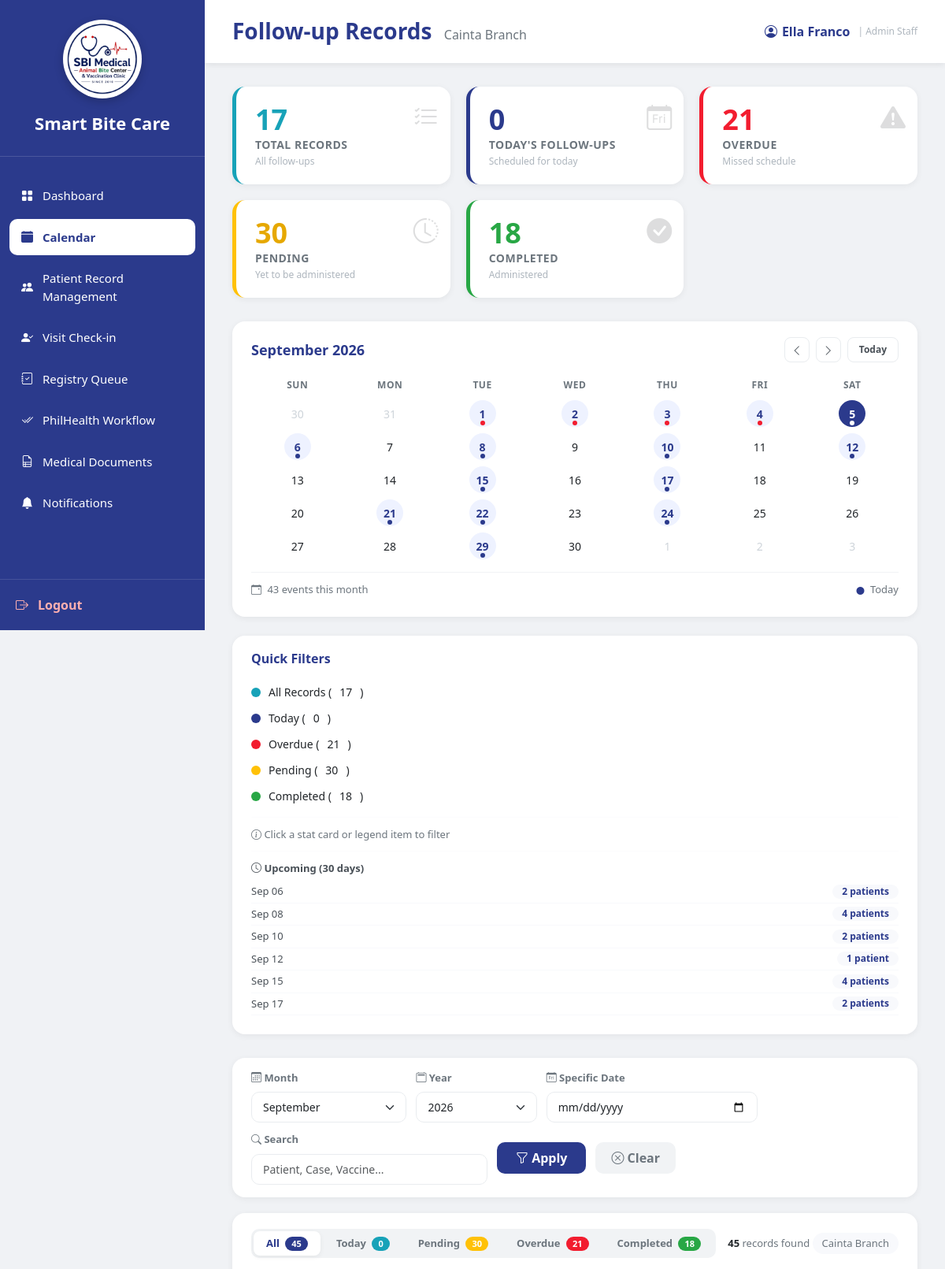
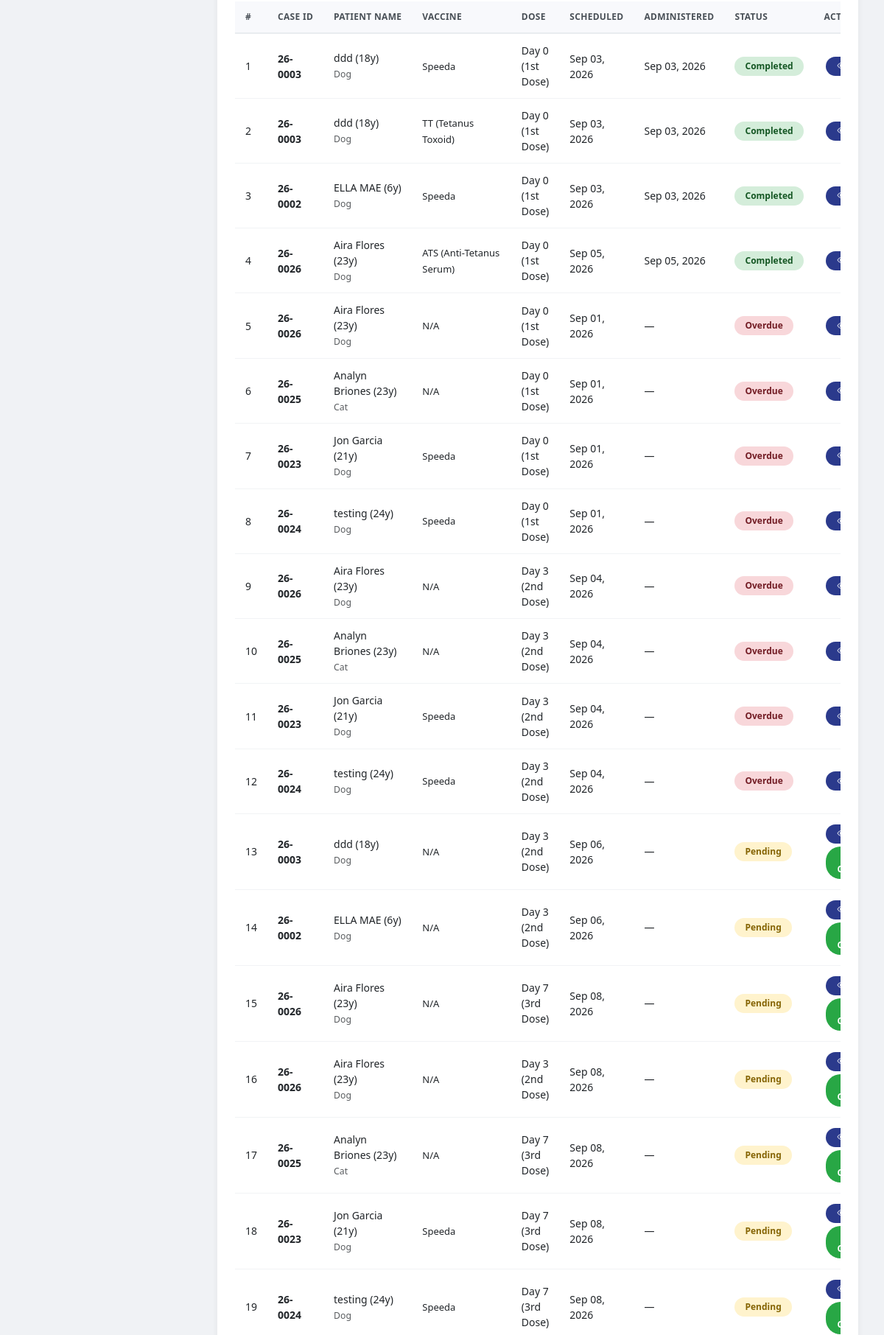
/AdminStaff_Calendar.php (signed in, upper part), run on the app's committed database (2 pictures, top to bottom).
### tables this page shows
CREATE TABLE `users` (
  `user_id` int(11) NOT NULL,
  `branch_id` varchar(10) DEFAULT NULL,
  `role_id` int(11) NOT NULL,
  `username` varchar(100) NOT NULL,
  `email` varchar(255) NOT NULL,
  `password` varchar(255) NOT NULL,
  `status` enum('Active','Inactive') DEFAULT 'Active',
  `created_at` timestamp NOT NULL DEFAULT current_timestamp(),
  `last_login` datetime DEFAULT NULL
);

CREATE TABLE `branches` (
  `branch_id` varchar(10) NOT NULL,
  `branch_name` varchar(150) NOT NULL,
  `branch_address` text DEFAULT NULL,
  `contact_number` varchar(30) DEFAULT NULL,
  `email` varchar(150) DEFAULT NULL,
  `status` enum('Active','Inactive') DEFAULT 'Active',
  `created_at` timestamp NOT NULL DEFAULT current_timestamp()
);

CREATE TABLE `animal_bite_cases` (
  `case_id` int(11) NOT NULL,
  `case_number` varchar(50) DEFAULT NULL,
  `patient_id` int(11) NOT NULL,
  `branch_id` varchar(10) NOT NULL,
  `animal_type` varchar(100) DEFAULT NULL,
  `bite_location` varchar(255) DEFAULT NULL,
  `bite_category` varchar(50) DEFAULT NULL,
  `animal_status` varchar(100) DEFAULT NULL,
  `date_of_bite` date DEFAULT NULL,
  `case_status` enum('Ongoing','Completed') DEFAULT 'Ongoing',
  `remarks` text DEFAULT NULL,
  `admin_staff_id` int(11) DEFAULT NULL,
  `is_archived` tinyint(1) DEFAULT 0,
  `archived_at` timestamp NULL DEFAULT NULL,
  `archived_by` int(11) DEFAULT NULL,
  `created_at` timestamp NOT NULL DEFAULT current_timestamp()
);

CREATE TABLE `registry_records` (
  `registry_id` int(11) NOT NULL,
  `case_id` int(11) NOT NULL,
  `visit_id` int(11) DEFAULT NULL,
  `branch_id` varchar(10) DEFAULT NULL,
  `created_by` int(11) DEFAULT NULL,
  `created_at` timestamp NOT NULL DEFAULT current_timestamp(),
  `registry_number` varchar(100) DEFAULT NULL,
  `status_of_biting_animal` varchar(100) DEFAULT NULL,
  `erig` decimal(5,2) DEFAULT 0.00,
  `ats` decimal(8,2) DEFAULT 0.00,
  `tt` tinyint(1) DEFAULT 0,
  `active_regimen` varchar(100) DEFAULT NULL,
  `vaccine_item_id` int(11) DEFAULT NULL,
  `vaccine_unit_id` int(11) DEFAULT NULL,
  `dose_d0` tinyint(1) DEFAULT 0,
  `dose_d3` tinyint(1) DEFAULT 0,
  `dose_d7` tinyint(1) DEFAULT 0,
  `dose_d14` tinyint(1) DEFAULT 0,
  `dose_d21` tinyint(1) DEFAULT 0,
  `dose_d28_30` tinyint(1) DEFAULT 0,
  `booster` tinyint(1) DEFAULT 0,
  `contact_number` varchar(30) DEFAULT NULL,
  `remarks` text DEFAULT NULL,
  `updated_by` int(11) DEFAULT NULL,
  `updated_at` datetime DEFAULT NULL,
  `is_archived` tinyint(1) DEFAULT 0,
  `archived_at` timestamp NULL DEFAULT NULL,
  `archived_by` int(11) DEFAULT NULL,
  `registry_status` enum('Draft','For Verification','Registered') NOT NULL DEFAULT 'Draft',
  `registered_by` int(11) DEFAULT NULL,
  `registered_at` datetime DEFAULT NULL
);

CREATE TABLE `vaccination_records` (
  `vaccination_id` int(11) NOT NULL,
  `patient_id` int(11) NOT NULL,
  `case_id` int(11) NOT NULL,
  `visit_id` int(11) DEFAULT NULL,
  `item_id` int(11) DEFAULT NULL,
  `vaccine_name` varchar(255) DEFAULT NULL,
  `unit_id` int(11) DEFAULT NULL,
  `quantity_used` decimal(12,2) NOT NULL DEFAULT 0.00,
  `branch_id` varchar(10) NOT NULL,
  `dose_number` int(11) NOT NULL,
  `treatment_profile` varchar(30) DEFAULT NULL,
  `date_administered` date DEFAULT NULL,
  `administered_datetime` datetime DEFAULT NULL,
  `scheduled_date` date DEFAULT NULL,
  `scheduled_by` int(11) DEFAULT NULL,
  `next_schedule` date DEFAULT NULL,
  `vaccination_status` enum('Scheduled','Completed','Missed') DEFAULT 'Scheduled',
  `is_final_dose` tinyint(1) DEFAULT 0,
  `remarks` text DEFAULT NULL,
  `nurse_id` int(11) DEFAULT NULL,
  `is_archived` tinyint(1) DEFAULT 0,
  `archived_at` timestamp NULL DEFAULT NULL,
  `archived_by` int(11) DEFAULT NULL,
  `created_at` timestamp NOT NULL DEFAULT current_timestamp()
);

### AdminStaff_Calendar.php (the view, shortened to what the rows shown need)
<?php
require_once 'sources/db_connect.php';
$user_id = $_SESSION['user_id'];
$branch_id = null;
$branch_name = '';
$username = '';
$userQuery = "SELECT u.branch_id, u.username, b.branch_name, r.role_name
              FROM users u
              LEFT JOIN branches b ON u.branch_id = b.branch_id
              LEFT JOIN roles r ON u.role_id = r.role_id
              WHERE u.user_id = ?";
$stmt = $conn->prepare($userQuery);
$stmt->bind_param("i", $user_id);
$stmt->execute();
$userResult = $stmt->get_result();
if ($userResult->num_rows > 0) {
    $userData = $userResult->fetch_assoc();
    $branch_id = $userData['branch_id'];
    $branch_name = $userData['branch_name'] ?? 'Unknown Branch';
    $username = $userData['username'] ?? 'Admin Staff';
}
$currentMonth = isset($_GET['month']) ? (int)$_GET['month'] : (int)date('m');
$currentYear = isset($_GET['year']) ? (int)$_GET['year'] : (int)date('Y');
$selectedDate = isset($_GET['date']) ? $_GET['date'] : '';
$allFollowUpsQuery = "
    SELECT
        c.case_id,
        c.case_number,
        c.patient_id,
        p.full_name as patient_name,
        p.gender,
        p.birthday,
        p.contact_number,
        p.address,
        c.animal_type,
        c.bite_location,
        c.bite_category,
        c.date_of_bite,
        c.case_status,
        r.registry_number as case_no,
        v.vaccination_id,
        v.dose_number,
        v.vaccine_name,
        v.date_administered,
        v.scheduled_date,
        v.vaccination_status,
        v.is_final_dose,
        v.remarks as vaccination_remarks,
        v.created_at as vaccination_created_at,
        v.item_id,
        v.unit_id,
        TIMESTAMPDIFF(YEAR, p.birthday, CURDATE()) as age,
        CASE
            WHEN v.dose_number = 1 THEN 'Day 0 (1st Dose)'
            WHEN v.dose_number = 2 THEN 'Day 3 (2nd Dose)'
            WHEN v.dose_number = 3 THEN 'Day 7 (3rd Dose)'
            WHEN v.dose_number = 4 THEN 'Day 14 (4th Dose)'
            WHEN v.dose_number = 5 THEN 'Day 21 (5th Dose)'
            WHEN v.dose_number = 6 THEN 'Day 28 (6th Dose)'
            ELSE CONCAT('Day ', v.dose_number)
        END as dose_label,
        CASE
            WHEN v.vaccination_status = 'Completed' THEN 'Completed'
            WHEN v.scheduled_date < CURDATE() AND v.vaccination_status = 'Scheduled' THEN 'Overdue'
            WHEN v.vaccination_status = 'Scheduled' AND v.scheduled_date = CURDATE() THEN 'Today'
            WHEN v.vaccination_status = 'Scheduled' AND v.scheduled_date > CURDATE() THEN 'Pending'
            ELSE v.vaccination_status
        END as display_status,
        CASE
            WHEN v.vaccination_status = 'Completed' THEN 1
            WHEN v.scheduled_date < CURDATE() AND v.vaccination_status = 'Scheduled' THEN 2
            WHEN v.vaccination_status = 'Scheduled' AND v.scheduled_date = CURDATE() THEN 3
            WHEN v.vaccination_status = 'Scheduled' AND v.scheduled_date > CURDATE() THEN 4
            ELSE 5
        END as status_order
    FROM animal_bite_cases c
    INNER JOIN vaccination_records v ON c.case_id = v.case_id AND c.branch_id = v.branch_id
    INNER JOIN patients p ON c.patient_id = p.patient_id
    LEFT JOIN registry_records r ON c.case_id = r.case_id
    WHERE c.branch_id = ?
    AND v.scheduled_date IS NOT NULL
";
$whereConditions = [];
$params = [$branch_id];
$types = "s";
if (empty($selectedDate)) {
    $whereConditions[] = "YEAR(v.scheduled_date) = ?";
    $params[] = $currentYear;
    $types .= "i";
    $whereConditions[] = "MONTH(v.scheduled_date) = ?";
    $params[] = $currentMonth;
    $types .= "i";
}
if (!empty($whereConditions)) {
    $allFollowUpsQuery .= " AND " . implode(" AND ", $whereConditions);
}
$allFollowUpsQuery .= " ORDER BY status_order ASC, v.scheduled_date ASC, p.full_name ASC";
$stmt = $conn->prepare($allFollowUpsQuery);
$stmt->bind_param($types, ...$params);
$stmt->execute();
$allFollowUpsResult = $stmt->get_result();
$followUpRecords = [];
while ($row = $allFollowUpsResult->fetch_assoc()) {
    $followUpRecords[] = $row;
}
?>
<!DOCTYPE html>
<html lang="en">
<head>
    <link href="https://cdn.jsdelivr.net/npm/bootstrap@5.3.3/dist/css/bootstrap.min.css" rel="stylesheet">
    <link rel="stylesheet" href="https://cdn.jsdelivr.net/npm/bootstrap-icons@1.11.3/font/bootstrap-icons.min.css">
    <link rel="stylesheet" href="sidebar.css">
</head>
<body>
    <div class="main">
        <div class="topbar">
            <h3>Follow-up Records <span style="font-size:16px; color:#6c757d; font-weight:400; margin-left:8px;"> <?php echo htmlspecialchars($branch_name); ?> </span> </h3>
            <div class="profile">
                <i class="bi bi-person-circle"></i>
                <?php echo htmlspecialchars($username); ?>
                <span style="font-size:12px; color:#adb5bd; font-weight:400; margin-left:4px;">| Admin Staff</span>
            </div>
        </div>
        <div class="dashboard-content">
            <div class="dashboard-grid">
                <div class="calendar-wrapper">
                    <table>
                        <thead>
                            <tr>
                                <th>SUN</th>
                                <th>MON</th>
                                <th>TUE</th>
                                <th>WED</th>
                                <th>THU</th>
                                <th>FRI</th>
                                <th>SAT</th>
                            </tr>
                        </thead>
                    </table>
                </div>
            </div>
            <div class="table-wrapper">
                <div class="table-header">
                    <div class="record-info">
                        <strong id="recordCountDisplay"><?php echo count($followUpRecords); ?></strong> records found
                        <span class="branch-indicator"><?php echo htmlspecialchars($branch_name); ?></span>
                    </div>
                </div>
                <div class="table-responsive">
                    <table>
                        <thead>
                            <tr>
                                <th>#</th>
                                <th>Case ID</th>
                                <th>Patient Name</th>
                                <th>Vaccine</th>
                                <th>Dose</th>
                                <th>Scheduled</th>
                                <th>Administered</th>
                                <th>Status</th>
                                <th>Action</th>
                            </tr>
                        </thead>
                        <tbody id="recordsTableBody">
                            <?php if (empty($followUpRecords)): ?>
                            <tr>
                                <td colspan="9">
                                    <div class="no-records">
                                        <i class="bi bi-inbox"></i>
                                        <p>No follow-up records found.</p>
                                        <small class="text-muted">Try adjusting your filters or check back later.</small>
                                    </div>
                                </td>
                            </tr>
                            <?php else: ?>
                            <?php $counter = 1; ?>
                            <?php foreach ($followUpRecords as $record): ?>
                            <?php
                                $statusClass = 'pending-badge';
                                $statusLabel = $record['display_status'] ?? 'Pending';
                                if ($statusLabel == 'Completed') $statusClass = 'completed-badge';
                                elseif ($statusLabel == 'Overdue') $statusClass = 'overdue-badge';
                                elseif ($statusLabel == 'Today') $statusClass = 'today-badge';
                                $patientInfo = $record['patient_name'] . ' (' . ($record['age'] ?? 'N/A') . 'y)';
                            ?>
                            <tr data-status="<?php echo strtolower($statusLabel); ?>" data-case-id="<?php echo $record['case_id']; ?>" data-vaccination-id="<?php echo $record['vaccination_id']; ?>">
                                <td><?php echo $counter++; ?></td>
                                <td><strong><?php echo htmlspecialchars($record['case_no'] ?? $record['case_number'] ?? 'N/A'); ?></strong></td>
                                <td>
                                    <?php echo htmlspecialchars($patientInfo); ?>
                                    <br><small class="text-muted"><?php echo htmlspecialchars($record['animal_type'] ?? ''); ?></small>
                                </td>
                                <td><span style="font-size:13px;"><?php echo htmlspecialchars($record['vaccine_name'] ?? 'N/A'); ?></span></td>
                                <td><?php echo htmlspecialchars($record['dose_label'] ?? 'Dose ' . $record['dose_number']); ?></td>
                                <td><?php echo $record['scheduled_date'] ? date('M d, Y', strtotime($record['scheduled_date'])) : 'N/A'; ?></td>
                                <td><?php echo $record['date_administered'] ? date('M d, Y', strtotime($record['date_administered'])) : '—'; ?></td>
                                <td><span class="status-badge <?php echo $statusClass; ?>"><?php echo htmlspecialchars($statusLabel); ?></span></td>
                                <td>
                                    <a href="AdminStaff_PatientRecord.php?action=view&case_id=<?php echo $record['case_id']; ?>" class="btn-action" title="View patient record">
                                        <i class="bi bi-eye"></i> View
                                    </a>
                                    <?php if ($statusLabel != 'Completed' && $statusLabel != 'Overdue'): ?>
                                    <button class="btn-action btn-success mark-complete-btn"
                                            data-vaccination-id="<?php echo $record['vaccination_id']; ?>"
                                            data-case-id="<?php echo $record['case_id']; ?>"
                                            data-patient-name="<?php echo htmlspecialchars($record['patient_name']); ?>"
                                            data-vaccine-name="<?php echo htmlspecialchars($record['vaccine_name'] ?? 'Vaccine'); ?>"
                                            data-dose-label="<?php echo htmlspecialchars($record['dose_label'] ?? 'Dose ' . $record['dose_number']); ?>"
                                            title="Mark this dose as completed">
                                    </button>
                                    <?php endif; ?>
                                </td>
                            </tr>
                            <?php endforeach; ?>
                            <?php endif; ?>
                        </tbody>
                    </table>
                </div>
            </div>
        </div>
    </div>
</body>
</html>

### data on the page
users: branch.branch_name "Cainta Branch", username "Ella Franco"
animal_bite_cases: registry_records.registry_number "26-0003", patientInfo "ddd (18y)", animal_type "Dog", vaccination_records.vaccine_name "Speeda", dose_label "Day 0 (1st Dose)", vaccination_records.scheduled_date "Sep 03, 2026", vaccination_records.date_administered "Sep 03, 2026", statusLabel "Completed", vaccination_records.vaccine_name "TT (Tetanus Toxoid)", vaccination_records.vaccine_name "N/A", dose_label "Day 3 (2nd Dose)", vaccination_records.scheduled_date "Sep 06, 2026", statusLabel "Pending"
animal_bite_cases: registry_records.registry_number "26-0002", patientInfo "ELLA MAE (6y)", animal_type "Dog", vaccination_records.vaccine_name "Speeda", dose_label "Day 0 (1st Dose)", vaccination_records.scheduled_date "Sep 03, 2026", vaccination_records.date_administered "Sep 03, 2026", statusLabel "Completed", vaccination_records.vaccine_name "N/A", dose_label "Day 3 (2nd Dose)", vaccination_records.scheduled_date "Sep 06, 2026", statusLabel "Pending"
animal_bite_cases: registry_records.registry_number "26-0026", patientInfo "Aira Flores (23y)", animal_type "Dog", vaccination_records.vaccine_name "ATS (Anti-Tetanus Serum)", dose_label "Day 0 (1st Dose)", vaccination_records.scheduled_date "Sep 05, 2026", vaccination_records.date_administered "Sep 05, 2026", statusLabel "Completed", vaccination_records.vaccine_name "N/A", vaccination_records.scheduled_date "Sep 01, 2026", statusLabel "Overdue", dose_label "Day 3 (2nd Dose)", vaccination_records.scheduled_date "Sep 04, 2026", dose_label "Day 7 (3rd Dose)", vaccination_records.scheduled_date "Sep 08, 2026", statusLabel "Pending"
animal_bite_cases: registry_records.registry_number "26-0025", patientInfo "Analyn Briones (23y)", animal_type "Cat", vaccination_records.vaccine_name "N/A", dose_label "Day 0 (1st Dose)", vaccination_records.scheduled_date "Sep 01, 2026", statusLabel "Overdue", dose_label "Day 3 (2nd Dose)", vaccination_records.scheduled_date "Sep 04, 2026", dose_label "Day 7 (3rd Dose)", vaccination_records.scheduled_date "Sep 08, 2026", statusLabel "Pending"
animal_bite_cases: registry_records.registry_number "26-0023", patientInfo "Jon Garcia (21y)", animal_type "Dog", vaccination_records.vaccine_name "Speeda", dose_label "Day 0 (1st Dose)", vaccination_records.scheduled_date "Sep 01, 2026", statusLabel "Overdue", dose_label "Day 3 (2nd Dose)", vaccination_records.scheduled_date "Sep 04, 2026", dose_label "Day 7 (3rd Dose)", vaccination_records.scheduled_date "Sep 08, 2026", statusLabel "Pending"
animal_bite_cases: registry_records.registry_number "26-0024", patientInfo "testing (24y)", animal_type "Dog", vaccination_records.vaccine_name "Speeda", dose_label "Day 0 (1st Dose)", vaccination_records.scheduled_date "Sep 01, 2026", statusLabel "Overdue", dose_label "Day 3 (2nd Dose)", vaccination_records.scheduled_date "Sep 04, 2026", dose_label "Day 7 (3rd Dose)", vaccination_records.scheduled_date "Sep 08, 2026", statusLabel "Pending"

### other printed values
$totalCount "17"
$todayCount "0"
$overdueCount "21"
$pendingCount "30"
$completedCount "18"
$totalEvents "43"
date('M d', strtotime($date)) "Sep 06"
$count "2"
date('M d', strtotime($date)) "Sep 08"
$count "4"
date('M d', strtotime($date)) "Sep 10"
date('M d', strtotime($date)) "Sep 12"
$count "1"
date('M d', strtotime($date)) "Sep 15"
date('M d', strtotime($date)) "Sep 17"
